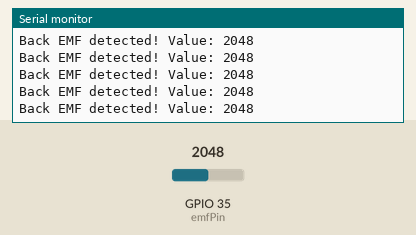
A sketch run on a simulated ESP32. Shown: the last lines printed to the serial monitor. The test bench sets the inputs (shaded band); at power-on: GPIO 35 (emfPin) = 2048 (analog values on the 0–4095 scale).

Above: at 1.2 s.
1.3 s: GPIO 35 (emfPin) set to 2866
At 1.31 s:
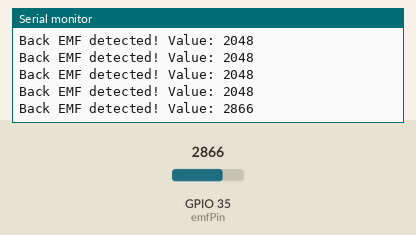
2.8 s: GPIO 35 (emfPin) set to 3603
At 2.81 s:
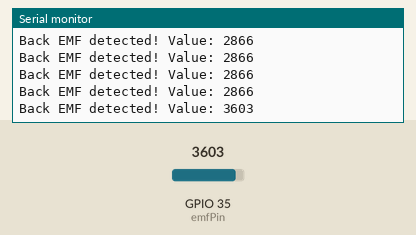
Timing chart, 0 to 5.8 s (numbered marks = the images above; inputs shaded):
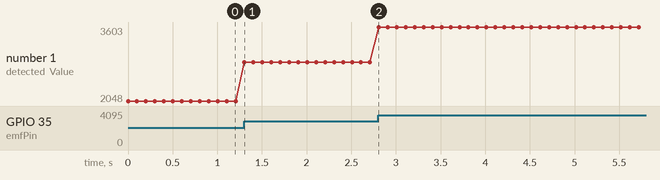

Measured:
- after the input at 1.3 s, the serial monitor: prints a new line at once (image 1)
- after the input at 2.8 s, the serial monitor: prints a new line at once (image 2)
- plotted number 1: 2048 → 2866 after the input at 1.3 s, 2866 → 3603 after the input at 2.8 s

The sketch:

ESP32_backEMF_detector.ino
```cpp
const int emfPin = 35;
void setup() {
  Serial.begin(115200);

  analogReadResolution(12);
  analogSetPinAttenuation(emfPin, ADC_11db);
}

void loop() {
  int emfValue = analogRead(emfPin);

  if (emfValue > 100) {
    Serial.print("Back EMF detected! Value: ");
    Serial.println(emfValue);
  }

  delay(100);
}
```
